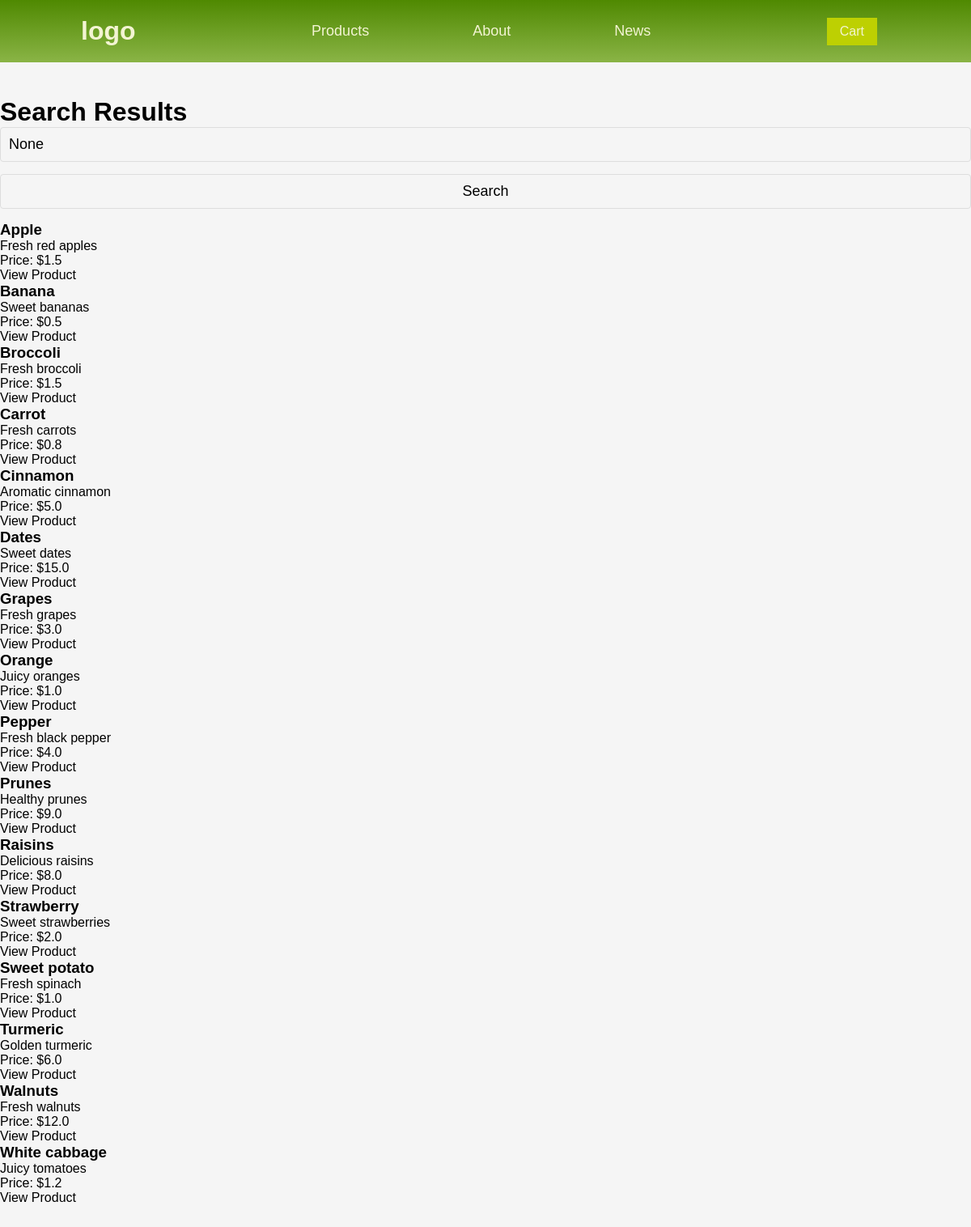
Screenshot of /search with the database file from the repository.
### tables this page shows
CREATE TABLE products (
    id INTEGER PRIMARY KEY AUTOINCREMENT,
    name TEXT NOT NULL,
    type TEXT NOT NULL,
    price REAL NOT NULL,
    quantity INTEGER NOT NULL,
    description TEXT,
    date_added TEXT,
    organic TEXT,
    image TEXT  -- Ensure this line is included
);

### app.py (the view)
@app.route('/search')
def search():
    query = request.args.get('query')
    conn = get_db_connection()
    if query:
        products = conn.execute('SELECT * FROM products WHERE name LIKE ?', ('%' + query + '%',)).fetchall()
    else:
        products = conn.execute('SELECT * FROM products ORDER BY name').fetchall()
    conn.close()
    return render_template('search.html', products=products, query=query)

### app.py (called while the page is built)
def get_db_connection():
    conn = sqlite3.connect('database.db')
    conn.row_factory = sqlite3.Row
    return conn

### templates/search.html (shortened to what this page needs)
<!DOCTYPE html>
<html lang="en">
<head>
    <link rel="stylesheet" href="{{ url_for('static', filename='style.css') }}">
</head>
<body>
    <header class="header">
        <a href="{{ url_for('index') }}" class="logo">logo</a>
        <nav class="navbar">
            <a href="{{ url_for('index') }}">Products</a>
            <a href="{{ url_for('about') }}">About</a>
            <a href="{{ url_for('news') }}">News</a>
        </nav>
        <div class="group">
            <div class="cart">
                <a href="{{ url_for('cart') }}"> Cart </a>
            </div>
        </div>
    </header>
    <main>
        <h1>Search Results</h1>
        <form action="{{ url_for('search') }}" method="get">
            <input type="text" name="query" value="{{ query }}">
            <input type="submit" value="Search">
        </form>
        <div class="products">
            {% for product in products %}
            <div class="product-box">
                <h3>{{ product['name'] }}</h3>
                <p>{{ product['description'] }}</p>
                <p>Price: ${{ product['price'] }}</p>
                <p><a href="{{ url_for('product_page', product_id=product['id']) }}">View Product</a></p>
            </div>
            {% endfor %}
        </div>
    </main>
</body>
</html>

### static/style.css (style rules this page uses)
* { margin: 0; padding: 0; box-sizing: border-box; text-decoration: none; color: black; }
body, html { min-height: 100vh; background-size: cover; background-position: center; background-color: #f5f5f5; padding-top: 60px; font-family: Arial, sans-serif; }
body { padding-bottom: 80px; }
.header { position: fixed; top: 0; left: 0; width: 100%; padding: 20px 100px; background-image: linear-gradient(#4f8901, #8ab446); display: flex; justify-content: space-between; align-items: center; z-index: 100; }
.logo { color: #f3f4d3; font-size: 2rem; font-weight: bold; }
.navbar { display: flex; gap: 8rem; }
.navbar a { color: #f3f4d3; font-family: sans-serif; font-size: 18px; }
.group { display: flex; gap: 1rem; justify-content: space-between; align-items: center; }
.cart { background-color: #bdd002; padding: 0.5rem 1rem; border: none; outline: none; }
.cart a { color: #f3f4d3; }
input { padding-left: 5px; flex: 1; height: 50px; background: transparent; border-color: #555; border-radius: 2rem; outline: 0; border: 0; font-size: 18px; }
::placeholder { color: #555; }
form { display: flex; flex-direction: column; }
form input, form select { margin-bottom: 15px; padding: 10px; border-radius: 4px; border: 1px solid #ddd; }

### rows the page displays
products: name "Apple", description "Fresh red apples", price "1.5"
products: name "Banana", description "Sweet bananas", price "0.5"
products: name "Broccoli", description "Fresh broccoli", price "1.5"
products: name "Carrot", description "Fresh carrots", price "0.8"
products: name "Cinnamon", description "Aromatic cinnamon", price "5.0"
products: name "Dates", description "Sweet dates", price "15.0"
products: name "Grapes", description "Fresh grapes", price "3.0"
products: name "Orange", description "Juicy oranges", price "1.0"
products: name "Pepper", description "Fresh black pepper", price "4.0"
products: name "Prunes", description "Healthy prunes", price "9.0"
products: name "Raisins", description "Delicious raisins", price "8.0"
products: name "Strawberry", description "Sweet strawberries", price "2.0"
products: name "Sweet potato", description "Fresh spinach", price "1.0"
products: name "Turmeric", description "Golden turmeric", price "6.0"
products: name "Walnuts", description "Fresh walnuts", price "12.0"
products: name "White cabbage", description "Juicy tomatoes", price "1.2"
